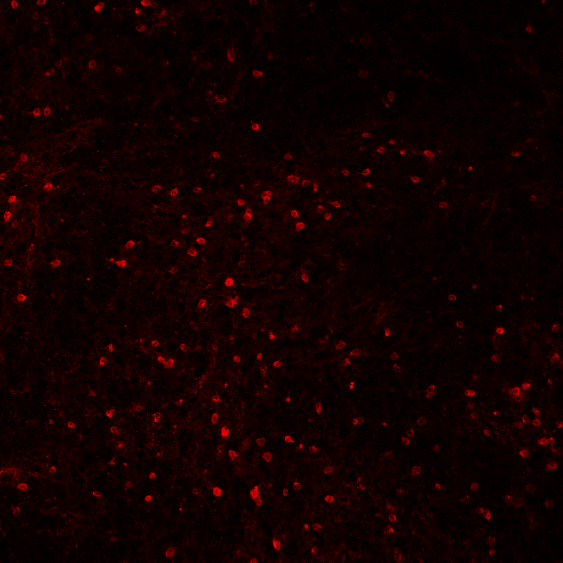
#> input picture data/raw/testSlide1.png, 1125 x 1125 px (shown at 1/2 size)
$ python cell_detection.py
#> lines starting #> are read from the running program, lines starting #| are printed output that depends on the picture; after the words box and inside, x2 and y2 are one past the last pixel; in counts of white or black regions, pixels touching at a corner belong together
from matplotlib import pyplot as plt
import numpy as np
import imageio


# The filter threshold for the normalized grayscale image.
# Pixels at or below this value are considered noise.
FILTER_THRESHOLD = 0.3

# The threshold number for what constitutes a cell that is unusually small.
# Cells at or below this size are considered noise.
SMALL_CELL_THRESHOLD = 15

# The width of the image that was used to define the small cell threshold.
# This is important to that images of other sizes can be processed as well.
ORIGINAL_IMAGE_WIDTH = 1125


def main():
    '''
    Main function of the program.
    Reads the image from the file, displays it, filters it and displays it again.
    Finally, it detects the cells in the image and prints the locations
    '''
    # Read and process image
    original_image = read_image('data/raw/testSlide1.png')
    grayscale_image = convert_to_grayscale(np.copy(original_image)) # Make copy so we can still have older versions
    filtered_image = filter_noise(normalize(np.copy(grayscale_image)))

    # Find the possible cells, which are reasonably sized groups of colored pixels
    possible_cells = detect_cells_in(np.copy(filtered_image))

    # Construct a new image that only contains the pixels that are part of a reasonable sized "cell," which should
    # Exclude small areas of high intensity noise
    image_without_small_cells = construct_image_from_cells(possible_cells, grayscale_image.shape)

    # Try to combine very close "cells" so no single cell is split up and percieved as multiple cells
    merged_cell_image = merge_cells_in(image_without_small_cells)

    # Use this image to find the final estimates of cell locations
    cells_found = detect_cells_in(np.copy(merged_cell_image))
    print_cell_results(cells_found)

    # Show the original image with the proposed cell locations highlighted on it
    cells_highlighted = highlight_discovered_cells(np.copy(original_image), cells_found)

    # Show the images at different stages of processing
    display_images([original_image, grayscale_image, filtered_image, merged_cell_image, cells_highlighted])


def read_image(file_name):
    '''
    Reads the image from the file and returns it as a matrix
    :param file_name: a str of the file name of the image
    :returns a numpy array of size (X, Y, n) where X and Y are the image dimensions
    and n is the number of color channels
    '''
#> called with file_name = 'data/raw/testSlide1.png'
    # Original image has R, G, B channels
    # Shape: (X pixels, Y pixels, 3 color channels)
    image = imageio.imread(file_name)
#> image is the input picture: shape (1125, 1125, 3); mean R, G, B 17.7, 0, 0

    return image


def convert_to_grayscale(image):
    '''
    Converts a given image to grayscale
    :param image: a matrix of dimension (X, Y, n) where X and Y are the width and height
    of the image and n color channels (likely 3 for RGB)
    :returns a matrix of dimension (X, Y, 1) of the original image in grayscale
    '''

    return np.mean(image, axis=2)
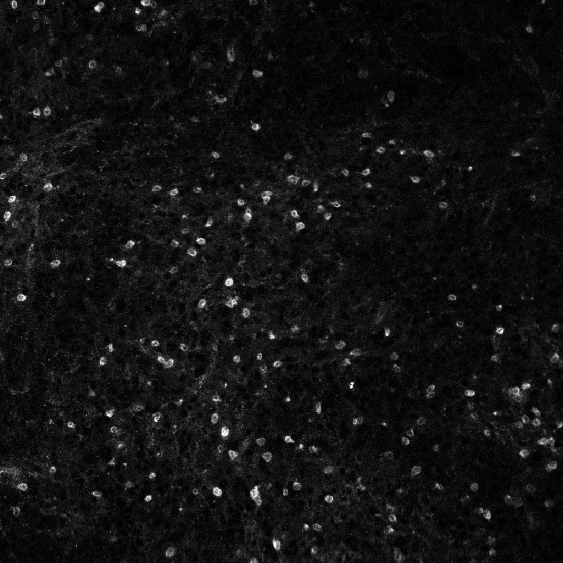
#> returned value: shape (1125, 1125) float64 (shown at 1/2 size); min 0, max 85, mean 5.9; drawn with min black and max white


def normalize(matrix):
    '''
    Normalizes all of the values in the matrix to be within the range [0, 1]
    :param matrix: a 2D array of numbers to be normalized
    :returns a numpy array of the same size with the numbers within range [0, 1]
    '''
    min = np.min(matrix)
#> min = 0
    max = np.max(matrix)
#> max = 85

    for x in range(matrix.shape[0]):
        for y in range(matrix.shape[1]):
            matrix[x][y] = (matrix[x][y] - min)/(max-min) # normalize to range 0,1

    return matrix


def filter_noise(image):
    '''
    Applies a noise gate to a 2D matrix of an image.
    Any pixels below a certain threshold will be set to 0,
    any others will be set to 1
    :param image: a 2D array of the pixel values of the image
    :returns: a 2D array of the same size after the filter was applied
    '''
    mean_filled = np.sum(image) / np.count_nonzero(image)
#> mean_filled = 0.0702

    unfilled_count = 0
    filled_count = 0

    for x in range(image.shape[0]):
        for y in range(image.shape[1]):
            # print(image[x][y])
            if image[x][y] < FILTER_THRESHOLD:
                image[x][y] = 0
                unfilled_count += 1
            else:
                # print("Filled pixels")
                image[x][y] = 1
                filled_count += 1
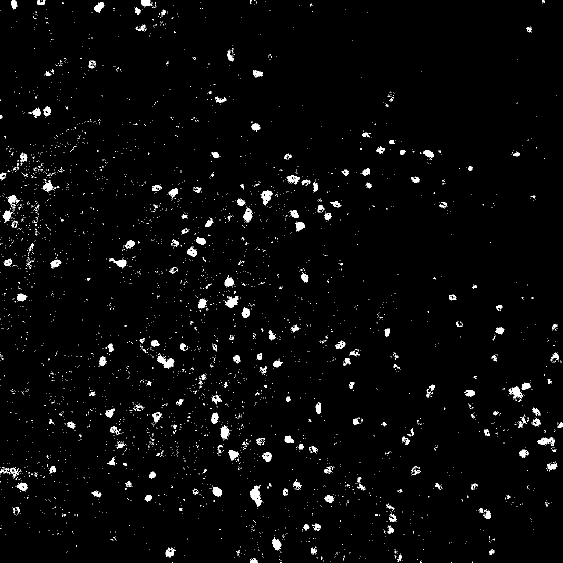
#> image: shape (1125, 1125) float64 (shown at 1/2 size); values 0 (black) and 1 (white), 2.3% white; 3444 white regions (3238 under 20 px), largest, box (x1, y1, x2, y2) and area: (500, 971, 525, 1014) 515, (315, 711, 348, 738) 398, (521, 381, 546, 409) 351
#> after the loop, filled_count = 28776; unfilled_count = 1236849

    return image


def detect_cells_in(image):
    '''
    Searches an image matrix for all cells it contains which are not unusually small.
    Prints the output to the screen
    :param image: a 2D matrix of the grayscale image
    :returns a list of the discovered cells where each cell is a list of pixels that
    represent the cell
    '''
    cells_found = []
    for x in range(image.shape[0]):
        for y in range(image.shape[1]):
            if image[x][y] > 0.0:
                cell_pixels, image = explore_cell(image, x, y)
                cells_found.append(cell_pixels)
#> image: shape (1125, 1125) float64; every value is 0
#> after the loop, cell_pixels = [(1124, 944)]; cells_found = 4528 items

    return remove_small_cells_from(cells_found, image.shape)


def explore_cell(matrix, initial_x, initial_y):
    '''
    Finds all pixels that are part of the cell that contains the
    pixel at the location (initial_x, initial_y)
    :param matrix: a 2D array of the pixels of the image
    :param initial_x: the X coordinate of the starting pixel of the cell
    :param initial_y: the Y coordinate of the starting pixel of the cell
    :returns cell_pixels: a list of all the pixels that were part of the cell
    :returns matrix: the image matrix after the pixels of the current cell were changed to 0
    '''
    cell_pixels = []

    def flood_fill(x, y):
        # stop clause - not reinvoking for 0, only for >0
        if matrix[x][y] > 0.0:
            cell_pixels.append(tuple([x, y]))
            matrix[x][y] = 0.0
            #recursively invoke flood fill on all surrounding cells:
            if x > 0:
                flood_fill(x-1,y)
            if x < len(matrix[y]) - 1:
                flood_fill(x+1,y)
            if y > 0:
                flood_fill(x,y-1)
            if y < len(matrix) - 1:
                flood_fill(x,y+1)

    flood_fill(initial_x, initial_y)

    return cell_pixels, matrix


def remove_small_cells_from(cells, image_shape):
    '''
    Removes the cells that are unusually small from a list of cells
    :param cells: a list of cells where each cell is a list of pixels that the cell contains
    :param image_shape: the shape of the image that contains the cells
    :returns a list of cells where each cell is a list of pixels that the cell contains but without
    any cells that are unusually small
    '''
#> called with image_shape = (1125, 1125)
    image_ratio = image_shape[0] / ORIGINAL_IMAGE_WIDTH
#> image_ratio = 1
    effective_threshold = SMALL_CELL_THRESHOLD * (image_ratio ** 2)
#> effective_threshold = 15
#> in main, `possible_cells = detect_cells_in(np.copy(filtered_image))`: possible_cells = 218 items

    return [cell for cell in cells if len(cell) > effective_threshold]


def construct_image_from_cells(cells, image_shape):
    '''
    Creates an image where the only filled in pixels are those that are part of the given cells
    :param image_shape: a tuple describing the shape of the image array
    :returns: a matrix representing the image where the only colored pixels are those contained in the given cells
    '''
#> called with image_shape = (1125, 1125)
    image = np.zeros(shape=image_shape)
    for cell in cells:
        for pixel in cell:
            image[pixel[0]][pixel[1]] = 1
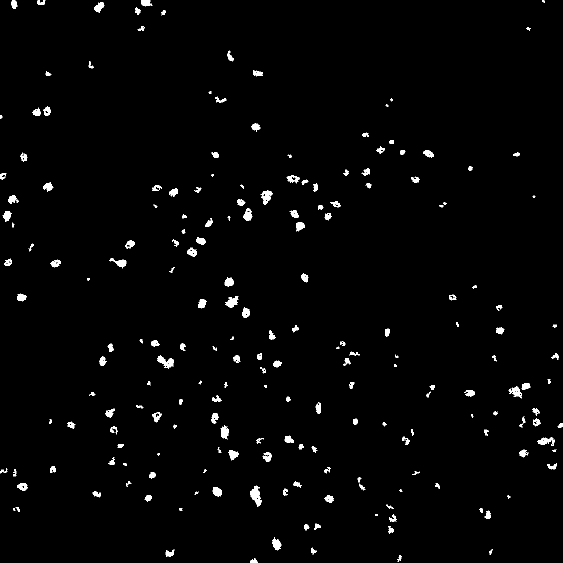
#> image: shape (1125, 1125) float64 (shown at 1/2 size); values 0 (black) and 1 (white), 1.6% white; 204 white regions (10 under 20 px), largest, box (x1, y1, x2, y2) and area: (500, 971, 524, 1014) 512, (315, 711, 348, 738) 390, (521, 381, 546, 409) 349

    return image


def merge_cells_in(image):
    '''
    Merges the cells in a given image by simply expanding each filled pixel into its 4 neighboring pixels
    :param image: an image matrix of the image to be processed
    :returns an image matrix of the same shape as the input image after each pixel was expanded
    '''
    final_image = np.copy(image)
    for x in range(image.shape[0]):
        for y in range(image.shape[1]):
            if image[x][y] == 1:
                if x > 0:
                    final_image[x-1][y] = 1
                if x < len(image[y]) - 1:
                    final_image[x+1][y] = 1
                if y > 0:
                    final_image[x][y-1] = 1
                if y < len(image) - 1:
                    final_image[x][y+1] = 1
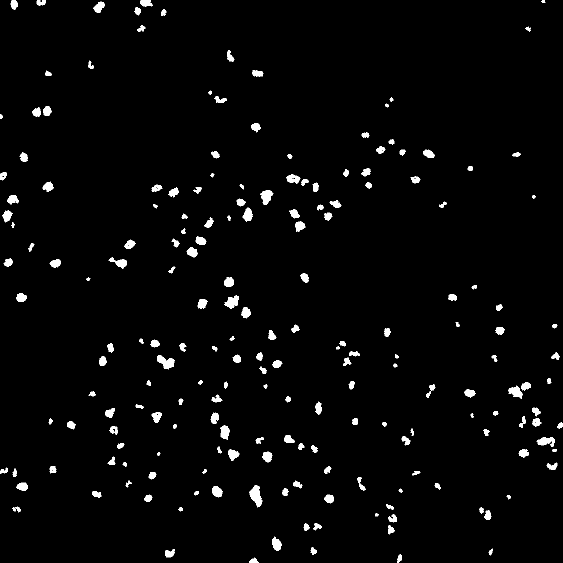
#> final_image: shape (1125, 1125) float64 (shown at 1/2 size); values 0 (black) and 1 (white), 2.4% white; 196 white regions, largest, box (x1, y1, x2, y2) and area: (499, 970, 525, 1015) 653, (314, 710, 349, 739) 548, (520, 380, 547, 410) 473
#> in main, `cells_found = detect_cells_in(np.copy(merged_cell_image))`: cells_found = 200 items
#> the loop in print_cell_results, `for cell_pixels in cells:` made 200 passes
#> center on passes 1 to 3: [8.48, 27.89], [4.88, 81.74], [5.75, 291.8]
#| Found cell with 204 pixels. With center: 8.5, 27.9
#| Found cell with 154 pixels. With center: 4.9, 81.7
#| Found cell with 256 pixels. With center: 5.8, 291.8
#| Found cell with 35 pixels. With center: 2.4, 1086.5
#| Found cell with 310 pixels. With center: 13.8, 198.0
#| Found cell with 143 pixels. With center: 21.7, 274.9
#| Found cell with 96 pixels. With center: 24.9, 326.7
#| Found cell with 118 pixels. With center: 57.1, 282.6
#> (further printed lines are left out)

    return final_image


def highlight_discovered_cells(image, cells_found):
    '''
    Add highlights to the original image to show the discovered cells
    :param image: the original RGB image to overlay
    :param cells_found: an array of cells, where each cell is an array of the pixels that represent that cell
    :returns an array representing an image with the overlays added
    '''
    overlayed_cells = []
    # RGB

    for cell in cells_found:
        for pixel in cell:
            # Each pixel will have [Red, Green, Blue]
            # Here we are changing green and blue to highlight the pixels where the cells were found
            image[pixel[0]][pixel[1]][1] = 180
            image[pixel[0]][pixel[1]][2] = 180
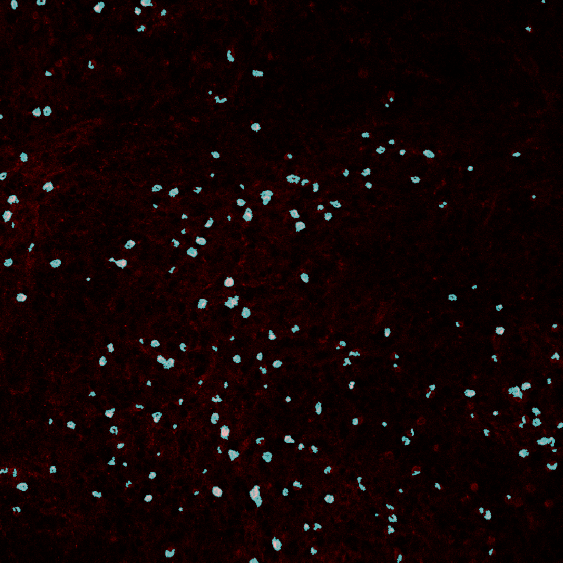
#> image: shape (1125, 1125, 3) (shown at 1/2 size); mean of channels 0, 1, 2 17.7, 4.4, 4.4; drawn as R, G, B

    return image


def print_cell_results(cells):
    '''
    Prints the cells found to the console
    :param cells: a list of cells where each cell is a list of pixel locations that contain the cell
    :returns None
    '''
    for cell_pixels in cells:
        center = np.mean(cell_pixels, axis=0)
        print(f'Found cell with {len(cell_pixels)} pixels. With center: {center[0]:.1f}, {center[1]:.1f}')

    print(f'Found {len(cells)} cells.')


def display_images(images):
    '''
    Displays a list of image matrices as images
    :param images: a list of images where each image is a matrix of shape (X, Y, n) that describes the pixels of an image
    :returns None
    '''
    for x, image in enumerate(images):
        plt.figure(x)
        # Grayscale only has 1 color channel. The shape of a grayscale image will be (X, Y) vs. (X, Y, n) for a colored image
        is_grayscale = len(image.shape) == 2

        if is_grayscale:
            plt.imshow(image, cmap='gray', interpolation='nearest')
        else:
            plt.imshow(image, interpolation='nearest')
#> this loop made 5 passes
#> is_grayscale on passes 1 to 5: False, True, True, True, False

    plt.show()


if __name__ == '__main__':
    main()

$ run again, with data/raw/testSlide3.png copied over data/raw/testSlide1.png
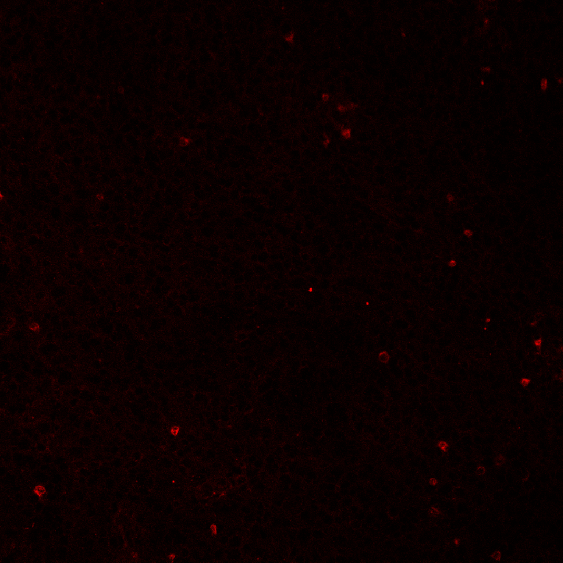
#> input picture data/raw/testSlide3.png, 1125 x 1125 px (shown at 1/2 size)
#> in read_image, image is the input picture: shape (1125, 1125, 3); mean R, G, B 10.8, 0, 0
#> min = 0
#> max = 85
#> mean_filled = 0.0428
#> after the loop in filter_noise, `for x in range(image.shape[0]):`:
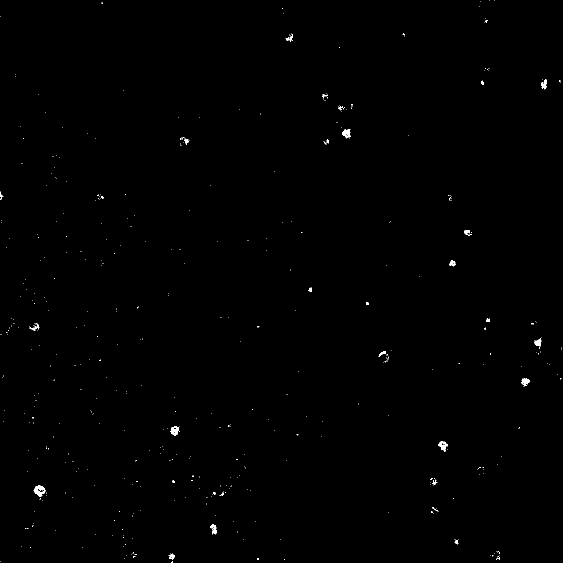
#> image: shape (1125, 1125) float64 (shown at 1/2 size); values 0 (black) and 1 (white), 0.24% white; 456 white regions (431 under 20 px), largest, box (x1, y1, x2, y2) and area: (68, 970, 91, 994) 278, (341, 853, 359, 872) 200, (877, 882, 896, 903) 177
#> after the loop in detect_cells_in, `for x in range(image.shape[0]):`: cell_pixels = [(1122, 344), (1123, 344), (1124, 344), (1124, 343), (1123, 345)]; cells_found = 575 items
#> image_ratio = 1
#> effective_threshold = 15
#> possible_cells = 32 items
#> the loop in construct_image_from_cells, `for cell in cells:` made 32 passes
#> after the loop in merge_cells_in, `for x in range(image.shape[0]):`:
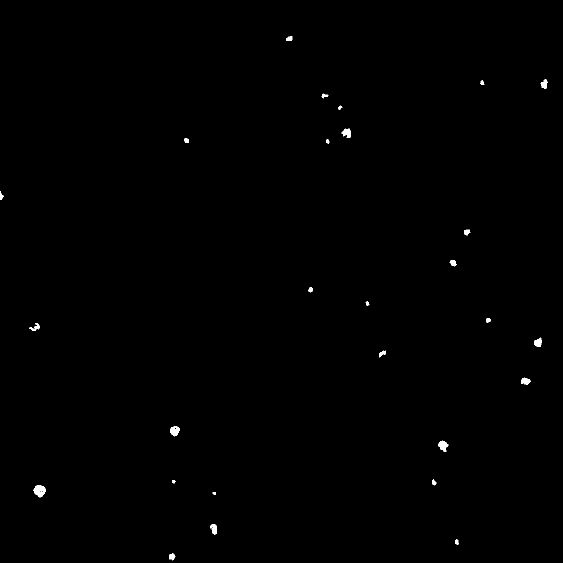
#> final_image: shape (1125, 1125) float64 (shown at 1/2 size); values 0 (black) and 1 (white), 0.26% white; 27 white regions, largest, box (x1, y1, x2, y2) and area: (67, 970, 92, 995) 402, (340, 852, 359, 873) 277, (876, 881, 897, 904) 276
#> in main, `cells_found = detect_cells_in(np.copy(merged_cell_image))`: cells_found = 27 items
#> the loop in print_cell_results, `for cell_pixels in cells:` made 27 passes
#> center on passes 1 to 8: [77.03, 578.4], [168, 1088.3], [165.2, 964.2], [191.2, 648.6], [214.9, 679.6], [265.7, 693.3], [280.9, 372.6], [282.4, 655]
#> (printed output is left out)
#| Found 27 cells.
#> the loop in highlight_discovered_cells, `for cell in cells_found:` made 27 passes
#> the loop in display_images, `for x, image in enumerate(images):` made 5 passes
#> is_grayscale on passes 1 to 5: False, True, True, True, False
